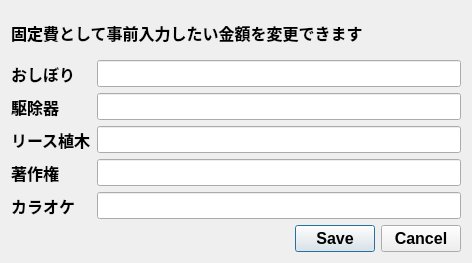
<?xml version="1.0" encoding="UTF-8"?>
<ui version="4.0">
 <class>EditKanjoKamoku</class>
 <widget class="QDialog" name="EditKanjoKamoku">
  <property name="geometry">
   <rect>
    <x>0</x>
    <y>0</y>
    <width>472</width>
    <height>263</height>
   </rect>
  </property>
  <property name="font">
   <font>
    <pointsize>12</pointsize>
    <weight>75</weight>
    <bold>true</bold>
   </font>
  </property>
  <property name="windowTitle">
   <string>勘定科目の編集</string>
  </property>
  <layout class="QVBoxLayout" name="verticalLayout">
   <item>
    <widget class="QLabel" name="label">
     <property name="text">
      <string>固定費として事前入力したい金額を変更できます</string>
     </property>
    </widget>
   </item>
   <item>
    <layout class="QFormLayout" name="formLayout">
     <item row="0" column="0">
      <widget class="QLabel" name="oshibori_label">
       <property name="text">
        <string>おしぼり</string>
       </property>
      </widget>
     </item>
     <item row="0" column="1">
      <widget class="QLineEdit" name="oshibori_line_edit"/>
     </item>
     <item row="1" column="1">
      <widget class="QLineEdit" name="kuzyoki_line_edit"/>
     </item>
     <item row="2" column="0">
      <widget class="QLabel" name="lease_ueki_label">
       <property name="text">
        <string>リース植木</string>
       </property>
      </widget>
     </item>
     <item row="2" column="1">
      <widget class="QLineEdit" name="lease_line_edit"/>
     </item>
     <item row="3" column="0">
      <widget class="QLabel" name="tyosakuken_label">
       <property name="text">
        <string>著作権</string>
       </property>
      </widget>
     </item>
     <item row="3" column="1">
      <widget class="QLineEdit" name="tyosakuken_line_edit"/>
     </item>
     <item row="4" column="0">
      <widget class="QLabel" name="karaoke_label">
       <property name="text">
        <string>カラオケ</string>
       </property>
      </widget>
     </item>
     <item row="4" column="1">
      <widget class="QLineEdit" name="karaoke_line_edit"/>
     </item>
     <item row="1" column="0">
      <widget class="QLabel" name="kuzyoki_label">
       <property name="text">
        <string>駆除器</string>
       </property>
      </widget>
     </item>
    </layout>
   </item>
   <item>
    <widget class="QDialogButtonBox" name="buttonBox">
     <property name="orientation">
      <enum>Qt::Horizontal</enum>
     </property>
     <property name="standardButtons">
      <set>QDialogButtonBox::Cancel|QDialogButtonBox::Save</set>
     </property>
    </widget>
   </item>
  </layout>
 </widget>
 <resources/>
 <connections>
  <connection>
   <sender>buttonBox</sender>
   <signal>accepted()</signal>
   <receiver>EditKanjoKamoku</receiver>
   <slot>accept()</slot>
   <hints>
    <hint type="sourcelabel">
     <x>248</x>
     <y>254</y>
    </hint>
    <hint type="destinationlabel">
     <x>157</x>
     <y>274</y>
    </hint>
   </hints>
  </connection>
  <connection>
   <sender>buttonBox</sender>
   <signal>rejected()</signal>
   <receiver>EditKanjoKamoku</receiver>
   <slot>reject()</slot>
   <hints>
    <hint type="sourcelabel">
     <x>316</x>
     <y>260</y>
    </hint>
    <hint type="destinationlabel">
     <x>286</x>
     <y>274</y>
    </hint>
   </hints>
  </connection>
 </connections>
</ui>
